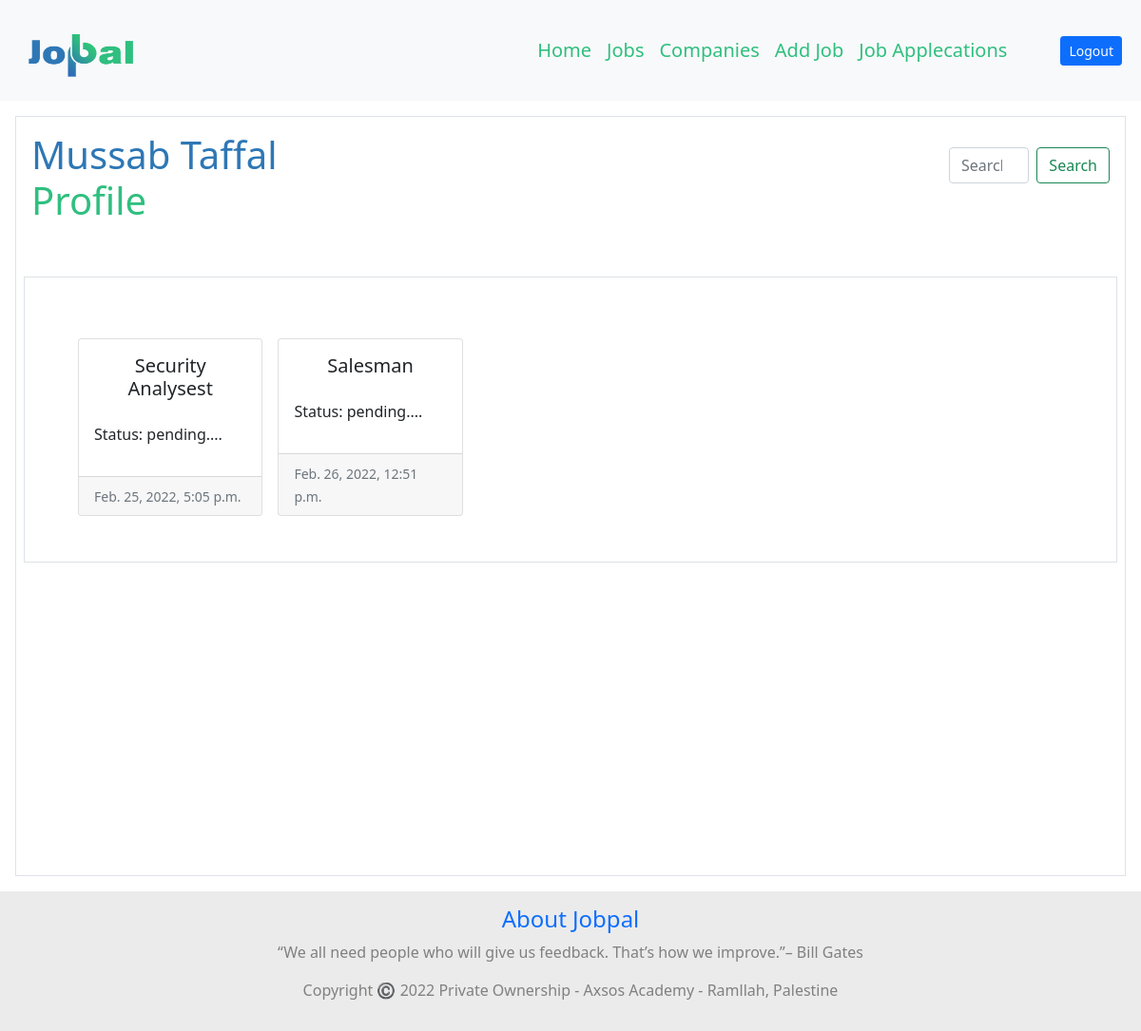
The page /user_profile (signed in) on the database its author committed.
### log_reg/models.py (models this page shows)
class User(models.Model):
    first_name=models.CharField(max_length=90)
    last_name=models.CharField(max_length=90)
    email=models.CharField(max_length=90)
    password=models.CharField(max_length=90)
    birthday=models.DateField()
    created_at = models.DateTimeField(auto_now_add=True)
    updated_at = models.DateTimeField(auto_now=True)
    objects = UserManager()

### jobpal_app/models.py (models this page shows)
class Job(models.Model):
    title=models.CharField(max_length=90)
    desc=models.TextField()
    location=models.CharField(max_length=95)
    category=models.CharField(max_length=90)
    user_job = models.ManyToManyField(User, related_name="jobs")
    company_job=models.ForeignKey(Company, related_name="add_job", on_delete = models.CASCADE)
    created_at = models.DateTimeField(auto_now_add=True)
    updated_at = models.DateTimeField(auto_now=True)
    objects = JobManager()

### jobpal_app/views.py (the view)
# urls.py: path('user_profile', views.user_profile),
def user_profile(request):
    this_user = User.objects.get(id = request.session['user_id'])
    user_jobs = Job.objects.filter(user_job = this_user)
    context={
        'user_jobs':user_jobs,
        'this_user': this_user
    }
    return render (request, 'user_profile.html',context)

### jobpal_app/templates/user_profile.html (shortened to what this page needs)
<!DOCTYPE html>
<html lang="en">
<head>
	{% load static %}
	<link href="https://cdn.jsdelivr.net/npm/bootstrap@5.1.3/dist/css/bootstrap.min.css" rel="stylesheet"
 />
</head>
<body>
    <nav class="navbar navbar-expand-lg navbar-light bg-light p-2">
        <div class="container-fluid">
            <a class="navbar-brand me-5" href="/"><img
                    src="{% static 'img\Untitled-1 copy.png' %}"
                    alt="logo" style="width: 130px; height: 80px;"></a>
            <div class="collapse navbar-collapse justify-content-end" id="navbarNav">
                <ul class="navbar-nav">
                    <li class="nav-item">
                        <a class="nav-link active" aria-current="page" href="/"
                            style="color: #2FBF7F; font-size: 20px;">Home</a>
                    </li>
                    <li class="nav-item">
                        <a class="nav-link" href="/jobs" style="color: #2FBF7F; font-size: 20px;">Jobs</a>
                    </li>
                    <li class="nav-item">
                        <a class="nav-link" href="/companies" style="color: #2FBF7F; font-size: 20px;">Companies</a>
                    </li>
                    {% if request.session.company_id %}
                    <li class="nav-item">
                        <a class="nav-link" href="/add_job" style="color: #2FBF7F; font-size: 20px;">Add Job</a>
                    </li>
                    <li class="nav-item">
                        <a class="nav-link" href="/company_jobs" style="color: #2FBF7F; font-size: 20px;">Job Applecations</a>
                    </li>
                    {% elif request.session.user_id %}
                  <li class="nav-item">
                    <a class="nav-link" href="/user_profile" style="color: #2FBF7F; font-size: 20px;">Your Profile</a>
                  </li>
                    {% endif %}
                </ul>
            </div>
                <div class="dropdown">
                {% if request.session.user_id or request.session.company_id %}
                    <a class="btn btn-primary  btn-sm ms-5 " href="/logout" role="button" id="dropdownMenuLink"
                     aria-expanded="false">
                   Logout</a>
                {% endif %}
            </div>
        </div>
    </nav>
	<div class="container-lg-fluid m-3 p-3 border " style="height: 100vh;">
		<div class="row justify-content-between mb-4">
			<div class="col-4"><h1  style="color:#2E77B5;">{{this_user.first_name}} {{this_user.last_name}} <span style="color: #2FBF7F;">Profile</span></h1></div>
			<div class="col-2">
				<form class="d-flex mt-3" action="jobs/search" >
					<input class="form-control me-2" name="search_bar" type="search" placeholder="Search for jobs" id="jobs" aria-label="Search">
					<button class="btn btn-outline-success" type="submit">Search</button>
				</form>
			</div>
		</div>
		<div class="row  row-cols-2 row-cols-lg-5 g-2 g-lg-3 mt-5 border p-5" >
			{% for job in user_jobs %}
			<div class="col-3 ">
				<div class="card h-100 ">
					<div class="card-body">
						<h5 class="card-title text-center mb-4" >{{job.title}}</h5>
                        <p>Status: pending....</p>
					</div>
					<div class="card-footer">
						<small class="text-muted">{{job.updated_at}}</small>
					</div>
				</div>
			</div>
			{% endfor %}
		</div>
	</div>
	<footer style="background-color:#ebebeb;padding: 15px;text-align: center;">
		<h4><a href="#" style="text-decoration: none;">About Jobpal</a></h4>
		<p style="color: gray;">“We all need people who will give us feedback. That’s how we improve.”– Bill Gates</p>
        <p style="color: gray;">Copyright ©️ 2022 Private Ownership - Axsos Academy - Ramllah, Palestine</p>
	  </footer >
</body>
</html>

### rows shown on the page
User: first_name "Mussab", last_name "Taffal"
Job: title "Security Analysest", updated_at "Feb. 25, 2022, 5:05 p.m."
Job: title "Salesman", updated_at "Feb. 26, 2022, 12:51 p.m."
